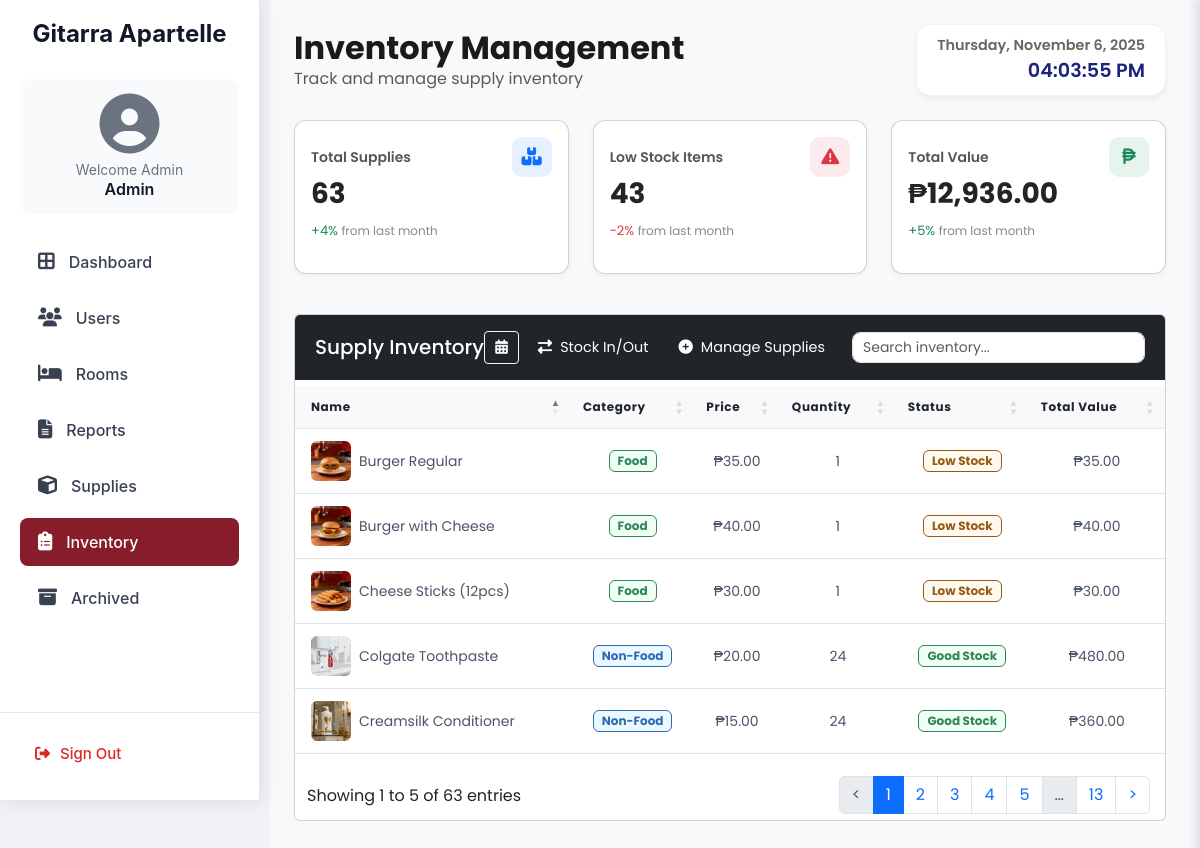
Page /admin-inventory.php on the committed database.
### tables this page shows
CREATE TABLE `supplies` (
  `id` int NOT NULL,
  `name` varchar(100) NOT NULL,
  `price` decimal(10,2) NOT NULL,
  `quantity` int NOT NULL DEFAULT '1',
  `category` enum('Food','Non-Food') NOT NULL,
  `image` varchar(255) DEFAULT NULL,
  `created_at` timestamp NULL DEFAULT CURRENT_TIMESTAMP,
  `is_archived` tinyint(1) DEFAULT '0',
  `archived_at` datetime DEFAULT NULL
);

### admin-inventory.php (the view, shortened to what this page needs)
<?php
require_once 'database.php';
$result = $conn->query("SELECT * FROM supplies ORDER BY name ASC");
$supplies = [];
while ($row = $result->fetch_assoc()) {
  $supplies[] = $row;
}
$total_supplies = count($supplies);
$low_stock_count = 0;
$total_value = 0;
foreach ($supplies as $supply) {
  $total_value += $supply['price'] * $supply['quantity'];
  if ($supply['quantity'] < 5) {
    $low_stock_count++;
  }
}
?>
<!DOCTYPE html>
<html lang="en">
<head>
  <link href="https://cdn.jsdelivr.net/npm/bootstrap@5.3.0/dist/css/bootstrap.min.css" rel="stylesheet">
  <link rel="stylesheet" href="https://cdnjs.cloudflare.com/ajax/libs/font-awesome/6.4.2/css/all.min.css">
    <link href="https://cdn.datatables.net/1.11.5/css/dataTables.bootstrap5.min.css" rel="stylesheet">
  <link href="style.css" rel="stylesheet">
  <link href="style.css" rel="stylesheet">
</head>
<body>
  <div class="sidebar">
    <h4>Gitarra Apartelle</h4>
    <div class="user-info">
      <i class="fa-solid fa-user-circle"></i>
      <p>Welcome Admin</p>
      <h6>Admin</h6>
    </div>
    <div class="nav-links">
      <a href="admin-dashboard.php"><i class="fa-solid fa-border-all"></i> Dashboard</a>
      <a href="admin-user.php"><i class="fa-solid fa-users"></i> Users</a>
      <a href="admin-room.php"><i class="fa-solid fa-bed"></i> Rooms</a>
      <a href="admin-report.php"><i class="fa-solid fa-file-lines"></i> Reports</a>
      <a href="admin-supplies.php"><i class="fa-solid fa-cube"></i> Supplies</a>
      <a href="admin-inventory.php" class="active"><i class="fa-solid fa-clipboard-list"></i> Inventory</a>
      <a href="admin-archive.php"><i class="fa-solid fa-archive"></i> Archived</a>
    </div>
    <div class="signout">
      <a href="admin-logout.php"><i class="fa-solid fa-right-from-bracket"></i> Sign Out</a>
    </div>
  </div>
<div class="content p-4">
  <div class="d-flex justify-content-between align-items-center mb-4">
    <div>
      <h2 class="fw-bold mb-0">Inventory Management</h2>
      <p class="text-muted mb-0">Track and manage supply inventory</p>
    </div>
    <div class="clock-box text-end">
      <div id="currentDate" class="fw-semibold"></div>
      <div id="currentTime"></div>
    </div>
  </div>
<div class="row mb-4">
    <div class="col-md-4 mb-3">
        <div class="card stat-card h-100 p-3">
            <div class="d-flex justify-content-between align-items-center">
                <p class="stat-title">Total Supplies</p>
                <div class="stat-icon bg-primary bg-opacity-10 text-primary">
                    <i class="fas fa-boxes-stacked"></i>
                </div>
            </div>
            <h3 class="fw-bold mb-1"><?php echo $total_supplies; ?></h3>
            <p class="stat-change text-success">+4% <span>from last month</span></p>
        </div>
    </div>
    <div class="col-md-4 mb-3">
        <div class="card stat-card h-100 p-3">
            <div class="d-flex justify-content-between align-items-center">
                <p class="stat-title">Low Stock Items</p>
                <div class="stat-icon bg-danger bg-opacity-10 text-danger">
                    <i class="fas fa-exclamation-triangle"></i>
                </div>
            </div>
            <h3 class="fw-bold mb-1"><?php echo $low_stock_count; ?></h3>
            <p class="stat-change text-danger">-2% <span>from last month</span></p>
        </div>
    </div>
    <div class="col-md-4 mb-3">
        <div class="card stat-card h-100 p-3">
            <div class="d-flex justify-content-between align-items-center">
                <p class="stat-title">Total Value</p>
                <div class="stat-icon bg-success bg-opacity-10 text-success">
                    <i class="fas fa-peso-sign"></i>
                </div>
            </div>
            <h3 class="fw-bold mb-1">₱<?php echo number_format($total_value, 2); ?></h3>
            <p class="stat-change text-success">+5% <span>from last month</span></p>
        </div>
    </div>
</div>
<div class="card mb-4">
  <div class="card-header bg-dark d-flex justify-content-between align-items-center py-3">
    <h5 class="mb-0 text-white">Supply Inventory</h5>
    <div class="d-flex align-items-center gap-2">
      <button id="toggleCalendar" class="btn btn-outline-light btn-sm">
        <i class="fas fa-calendar-alt"></i>
      </button>
      <button type="button" class="btn btn-dark btn-sm" data-bs-toggle="modal" data-bs-target="#stockModal">
        <i class="fas fa-exchange-alt me-2"></i>Stock In/Out
      </button>
      <a href="admin-supplies.php" class="btn btn-dark btn-sm">
        <i class="fas fa-plus-circle me-2"></i>Manage Supplies
      </a>
      <div id="customSearch" class="ms-2"></div>
    </div>
  </div>
  <div class="card-body p-0">
    <div class="table-responsive">
      <table id="inventoryTable" class="table table-hover mb-0">
        <thead>
          <tr>
            <th class="ps-3">Name</th>
            <th>Category</th>
            <th>Price</th>
            <th>Quantity</th>
            <th>Status</th>
            <th>Total Value</th>
          </tr>
        </thead>
        <tbody>
          <?php if (count($supplies) > 0): ?>
            <?php foreach ($supplies as $s): ?>
            <tr>
            <td class="ps-3">
              <div class="d-flex align-items-center">
                <?php if (!empty($s['image']) && file_exists($s['image'])): ?>
                  <img src="<?= htmlspecialchars($s['image']) ?>"
                      alt="<?= htmlspecialchars($s['name']) ?>"
                      class="rounded me-2"
                      style="width: 40px; height: 40px; object-fit: cover;">
                <?php endif; ?>
                <div><?= htmlspecialchars($s['name']) ?></div>
              </div>
            </td>
            <td>
              <span class="badge
                <?php if ($s['category'] == 'Food'): ?>
                  bg-green-100 text-green-800 border-green-200
                <?php else: ?>
                  bg-blue-100 text-blue-800 border-blue-200
                <?php endif; ?>
              ">
                <?= htmlspecialchars($s['category']) ?>
              </span>
            </td>
              <td>₱<?= number_format($s['price'], 2) ?></td>
              <td><?= (int)$s['quantity'] ?></td>
              <td>
                <?php if ($s['quantity'] < 5): ?>
                  <span class="badge bg-amber-100 text-amber-800 border-amber-200">Low Stock</span>
                <?php elseif ($s['quantity'] < 10): ?>
                  <span class="badge bg-yellow-100 text-yellow-800 border-yellow-200">Medium Stock</span>
                <?php else: ?>
                  <span class="badge bg-green-100 text-green-800 border-green-200">Good Stock</span>
                <?php endif; ?>
              </td>
              <td>₱<?= number_format($s['price'] * $s['quantity'], 2) ?></td>
            </tr>
            <?php endforeach; ?>
          <?php endif; ?>
        </tbody>
      </table>
    </div>
  </div>
</div>

### style.css (style rules this page uses)
body { display: flex; background: #f0f2f5; font-family: 'Poppins', sans-serif; color: #1a1a1a; }
.sidebar { width: 280px; height: 100vh; background: linear-gradient(180deg, #222222, #0f0f0f); color: white; position: fixed; padding-top: 20px; transition: all 0.3s ease-in-out; box-shadow: 0 0 20px rgba(0, 0, 0, 0.1); z-index: 1000; }
.sidebar .user-info { text-align: center; margin-bottom: 20px; }
.sidebar .user-info i { font-size: 60px; animation: fadeIn 1s ease-in-out; }
.sidebar a { color: rgba(255, 255, 255, 0.8); text-decoration: none; padding: 15px 25px; display: flex; align-items: center; gap: 12px; transition: all 0.3s ease-in-out; border-radius: 0 30px 30px 0; margin: 5px 0; font-weight: 500; }
.sidebar a.active { background: rgba(255, 255, 255, 0.2); color: white; }
.content { margin-left: 280px; padding: 30px; width: calc(100% - 280px); transition: all 0.3s ease-in-out; min-height: 100vh; background: #f8f9fa; }
.content { margin-left: 260px; padding: 20px; }
.card-header { border-bottom: none; padding: 1.25rem; }
.card-body { padding: 1.5rem; }
.card { transition: all 0.3s ease; }
.clock-box { padding: 10px 20px; background-color: white; border-radius: 15px; box-shadow: 0 4px 6px rgba(0,0,0,0.05); border: 1px solid rgba(0,0,0,0.05); }
#currentDate { font-size: 0.9rem; color: #666; }
#currentTime { font-size: 1.2rem; font-weight: 600; color: #1a237e; }
.table th, .table td { text-align: center; vertical-align: middle; }
.btn { font-size: 0.9rem; padding: 5px 10px; }

### admin-inventory.php (style rules this page uses)
.stat-card { border-radius: 12px; box-shadow: 0 2px 6px rgba(0,0,0,0.05); transition: transform 0.2s ease; background: #fff; }
.stat-title { font-size: 14px; font-weight: 600; color: #555; margin: 0; }
.stat-icon { width: 40px; height: 40px; display: flex; align-items: center; justify-content: center; border-radius: 10px; font-size: 18px; }
.stat-change { font-size: 13px; margin-top: 6px; }
.stat-change span { font-size: 12px; color: #888; }
.table thead th { background-color: #f8f9fa; border-bottom: 1px solid #e9ecef; padding: 0.75rem; font-size: 0.75rem; letter-spacing: 0.05em; }
.table th.sorting { cursor: pointer; position: relative; }
.table th.sorting_asc::after, .table th.sorting_desc::after { content: ''; position: absolute; right: 0.5rem; font-size: 0.7em; color: #6c757d; }
.table th.sorting_asc::after { content: '↑'; }
.table td { padding: 0.75rem; vertical-align: middle; font-size: 0.875rem; color: #4a5568; }
.table .badge { padding: 0.25rem 0.5rem; font-size: 0.75rem; border: 1px solid; transition: all 0.2s ease; }
.bg-blue-100 { background-color: #ebf8ff; }
.text-blue-800 { color: #2b6cb0; }
.border-blue-200 { border-color: #bee3f8; }
.bg-green-100 { background-color: #f0fff4; }
.text-green-800 { color: #2f855a; }
.border-green-200 { border-color: #c6f6d5; }
.bg-amber-100 { background-color: #fffaf0; }
.text-amber-800 { color: #975a16; }
.border-amber-200 { border-color: #fed7aa; }
.sidebar { width: 260px; height: 100vh; background: #fff; border-right: 1px solid #e5e7eb; position: fixed; top: 0; left: 0; display: flex; flex-direction: column; padding: 20px 0; font-family: 'Inter', sans-serif; }
.sidebar h4 { text-align: center; font-weight: 700; color: #111827; margin-bottom: 30px; }
.user-info { text-align: center; background: #f9fafb; border-radius: 10px; padding: 15px; margin: 0 20px 25px 20px; }
.user-info i { font-size: 30px; color: #6b7280; margin-bottom: 5px; }
.user-info p { margin: 0; font-size: 14px; color: #6b7280; }
.user-info h6 { margin: 0; font-weight: 600; color: #111827; }
.nav-links { flex-grow: 1; display: flex; flex-direction: column; padding: 0 10px; }
.nav-links a { display: flex; align-items: center; gap: 14px; font-size: 16px; font-weight: 500; color: #374151; text-decoration: none; padding: 12px 18px; border-radius: 8px; margin: 4px 10px; transition: all 0.2s ease; }
.nav-links a i { font-size: 19px; color: #374151; transition: color 0.2s ease; }
.nav-links a.active { background: #871D2B; color: #fff; }
.nav-links a.active i { color: #fff; }
.signout { border-top: 1px solid #e5e7eb; padding: 15px 20px 0; }
.signout a { display: flex; align-items: center; gap: 10px; color: #dc2626; text-decoration: none; font-weight: 500; font-size: 15px; padding: 10px 15px; border-radius: 8px; transition: all 0.2s ease; }
.content { margin-left: 270px; padding: 30px; max-width: 1400px; }

### rows in the picture
supplies: image (picture), name "Burger Regular", category "Food", price "35.00", quantity "1", shows "Low Stock", $s['price']*$s['quantity'] "35.00"
supplies: image (picture), name "Burger with Cheese", category "Food", price "40.00", quantity "1", shows "Low Stock", $s['price']*$s['quantity'] "40.00"
supplies: image (picture), name "Cheese Sticks (12pcs)", category "Food", price "30.00", quantity "1", shows "Low Stock", $s['price']*$s['quantity'] "30.00"
supplies: image (picture), name "Colgate Toothpaste", category "Non-Food", price "20.00", quantity "24", shows "Good Stock", $s['price'] * $s['quantity'] "480.00"
supplies: image (picture), name "Creamsilk Conditioner", category "Non-Food", price "15.00", quantity "24", shows "Good Stock", $s['price'] * $s['quantity'] "360.00"

### other values in the picture
$total_supplies "63"
$low_stock_count "43"
$total_value "12,936.00"
